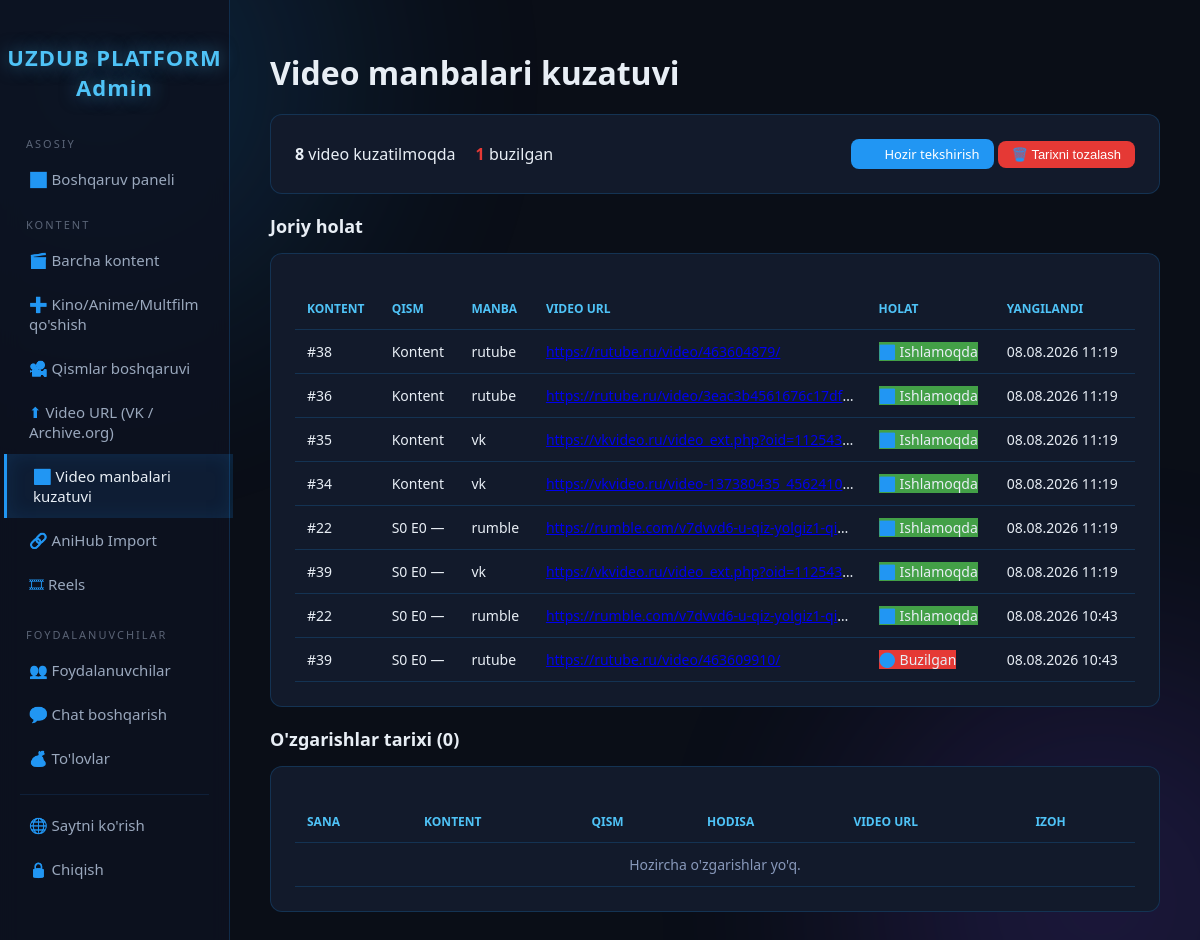
The page /admin/video_sources.php (signed in) on the database its author committed.
### tables this page shows
CREATE TABLE IF NOT EXISTS video_source_state (
    id INT AUTO_INCREMENT PRIMARY KEY,
    episode_id INT NOT NULL DEFAULT 0,
    content_id INT NOT NULL DEFAULT 0,
    source_type VARCHAR(20) DEFAULT NULL,
    video_url VARCHAR(500) DEFAULT NULL,
    hls TEXT DEFAULT NULL,
    status VARCHAR(20) DEFAULT 'unknown',
    updated_at TIMESTAMP DEFAULT CURRENT_TIMESTAMP ON UPDATE CURRENT_TIMESTAMP,
    UNIQUE KEY uq_ep_content (episode_id, content_id)
);

### includes/functions.php (called while the page is built, shortened)
<?php
function e($str) {
    return htmlspecialchars($str ?? '', ENT_QUOTES, 'UTF-8');
}

### admin/video_sources.php (the view, shortened to what this page needs)
<?php
require_once __DIR__ . '/../includes/functions.php';
include __DIR__ . '/includes/admin_header.php';
$logs = $pdo->query("
    SELECT l.*, c.title AS content_title, e.season, e.episode_number, e.title AS episode_title
    FROM video_source_log l
    LEFT JOIN content c ON c.id = l.content_id
    LEFT JOIN episodes e ON e.id = l.episode_id
    ORDER BY l.created_at DESC
    LIMIT 200
")->fetchAll();
$states = $pdo->query("
    SELECT s.*, c.title AS content_title, e.season, e.episode_number, e.title AS episode_title
    FROM video_source_state s
    LEFT JOIN content c ON c.id = s.content_id
    LEFT JOIN episodes e ON e.id = s.episode_id
    ORDER BY s.updated_at DESC
")->fetchAll();
$status_bad = 0;
foreach ($states as $s) if ($s['status'] === 'broken') $status_bad++;
?>
<h1>Video manbalari kuzatuvi</h1>
<div class="card-box">
    <div style="display:flex;gap:20px;flex-wrap:wrap;align-items:center;">
        <div><strong><?php echo count($states); ?></strong> video kuzatilmoqda</div>
        <div><strong style="color:<?php echo $status_bad ? '#e53935' : '#43a047'; ?>;"><?php echo $status_bad; ?></strong> buzilgan</div>
        <div style="margin-left:auto;">
            <a href="../api/video-source-check.php" target="_blank" class="btn btn-sm">▶️ Hozir tekshirish</a>
            <form method="post" style="display:inline;" onsubmit="return confirm('Xabarlar tarixini tozalaysizmi?');">
                <button type="submit" name="clear_log" value="1" class="btn btn-sm btn-danger">🗑️ Tarixni tozalash</button>
            </form>
        </div>
    </div>
</div>
<h2 style="font-size:18px;">Joriy holat</h2>
<div class="card-box">
<table>
    <tr><th>Kontent</th><th>Qism</th><th>Manba</th><th>Video URL</th><th>Holat</th><th>Yangilandi</th></tr>
    <?php foreach ($states as $s): ?>
    <tr>
        <td><?php echo e($s['content_title'] ?: ('#' . $s['content_id'])); ?></td>
        <td><?php echo $s['episode_id'] ? ('S' . (int)$s['season'] . ' E' . (int)$s['episode_number'] . ' — ' . e($s['episode_title'])) : 'Kontent'; ?></td>
        <td><?php echo e($s['source_type']); ?></td>
        <td style="max-width:320px;overflow:hidden;text-overflow:ellipsis;white-space:nowrap;">
            <a href="<?php echo e($s['video_url']); ?>" target="_blank" title="<?php echo e($s['video_url']); ?>"><?php echo e($s['video_url']); ?></a>
        </td>
        <td>
            <?php if ($s['status'] === 'ok'): ?><span class="badge" style="background:#43a047;">✅ Ishlamoqda</span>
            <?php elseif ($s['status'] === 'broken'): ?><span class="badge" style="background:#e53935;">🔴 Buzilgan</span>
            <?php else: ?><span class="badge" style="background:#546e7a;">Noma'lum</span><?php endif; ?>
        </td>
        <td><?php echo date('d.m.Y H:i', strtotime($s['updated_at'])); ?></td>
    </tr>
    <?php endforeach; ?>
</table>
</div>
<h2 style="font-size:18px;">O'zgarishlar tarixi (<?php echo count($logs); ?>)</h2>
<div class="card-box">
<table>
    <tr><th>Sana</th><th>Kontent</th><th>Qism</th><th>Hodisa</th><th>Video URL</th><th>Izoh</th></tr>
    <?php if (!$logs): ?>
    <tr><td colspan="6" style="text-align:center;color:#8899bb;">Hozircha o'zgarishlar yo'q.</td></tr>
    <?php endif; ?>
</table>
</div>
<?php include __DIR__ . '/includes/admin_footer.php'; ?>

### admin/includes/admin_header.php (shortened to what this page needs)
<?php
require_once __DIR__ . '/../../includes/functions.php';
$current = basename($_SERVER['PHP_SELF']);
?>
<!DOCTYPE html>
<html lang="uz">
<head>
<link rel="stylesheet" href="css/admin.css">
<link rel="stylesheet" href="../css/emoji-blue.css">
</head>
<body>
<div class="admin-wrap">
    <aside class="sidebar">
        <h2>UZDUB PLATFORM Admin</h2>
        <div class="side-group">Asosiy</div>
        <a href="dashboard.php" class="<?php echo $current=='dashboard.php'?'active':''; ?>">&#128202; Boshqaruv paneli</a>
        <div class="side-group">Kontent</div>
        <a href="list_content.php" class="<?php echo $current=='list_content.php'?'active':''; ?>">&#127916; Barcha kontent</a>
        <a href="add_content.php" class="<?php echo $current=='add_content.php'?'active':''; ?>">&#10133; Kino/Anime/Multfilm qo'shish</a>
        <a href="episodes.php" class="<?php echo $current=='episodes.php'?'active':''; ?>">&#127909; Qismlar boshqaruvi</a>
        <a href="video_upload.php" class="<?php echo $current=='video_upload.php'?'active':''; ?>">&#11014; Video URL (VK / Archive.org)</a>
        <a href="video_sources.php" class="<?php echo $current=='video_sources.php'?'active':''; ?>">&#128260; Video manbalari kuzatuvi</a>
        <a href="anihub_import.php" class="<?php echo $current=='anihub_import.php'?'active':''; ?>">&#128279; AniHub Import</a>
        <a href="reels.php" class="<?php echo $current=='reels.php'?'active':''; ?>">&#127902; Reels</a>
        <div class="side-group">Foydalanuvchilar</div>
        <a href="users.php" class="<?php echo $current=='users.php'?'active':''; ?>">&#128101; Foydalanuvchilar</a>
        <a href="chat.php" class="<?php echo $current=='chat.php'?'active':''; ?>">&#128172; Chat boshqarish</a>
        <a href="payments.php" class="<?php echo $current=='payments.php'?'active':''; ?>">&#128176; To'lovlar
        </a>
        <div class="side-sep"></div>
        <a href="../index.php" target="_blank">&#127760; Saytni ko'rish</a>
        <a href="logout.php">&#128274; Chiqish</a>
    </aside>
    <main class="main-content">

### admin/includes/admin_footer.php
    </main>
</div>
</body>
</html>

### admin/css/admin.css (style rules this page uses)
:root { --bg-dark: #0a0e17; --blue-primary: #2196f3; --blue-glow: #4fc3f7; --card-bg: #121a2b; --text-light: #e8eef5; --text-muted: #9aa8bd; --border: rgba(33,150,243,0.2); }
* { box-sizing: border-box; }
body { background: var(--bg-dark); color: var(--text-light); font-family: 'Segoe UI', Arial, sans-serif; margin: 0; position: relative; overflow-x: hidden; }
body::before, body::after { content: ''; position: fixed; width: 480px; height: 480px; border-radius: 50%; filter: blur(120px); opacity: 0.16; z-index: 0; pointer-events: none; animation: adminOrbFloat 16s ease-in-out infinite alternate; }
body::before { background: var(--blue-primary); top: -160px; left: -140px; }
body::after { background: #7c4dff; bottom: -180px; right: -140px; animation-delay: -8s; }
.admin-wrap { display: flex; min-height: 100vh; position: relative; z-index: 1; }
.sidebar { width: 230px; background: rgba(13,18,32,0.85); backdrop-filter: blur(10px); border-right: 1px solid var(--border); padding: 24px 0; flex-shrink: 0; animation: adminSlideIn .5s ease both; }
.sidebar h2 { color: var(--blue-glow); text-align: center; margin-bottom: 30px; font-size: 22px; letter-spacing: 1px; text-shadow: 0 0 18px rgba(79,195,247,0.5); }
.sidebar a { display: block; padding: 12px 26px; color: var(--text-muted); text-decoration: none; font-size: 15px; border-left: 3px solid transparent; transition: all .2s ease; position: relative; }
.sidebar a:hover, .sidebar a.active { color: var(--text-light); background: rgba(33,150,243,0.1); border-left-color: var(--blue-primary); transform: translateX(4px); }
.sidebar a.active { box-shadow: inset 0 0 20px rgba(33,150,243,0.12); }
.main-content { flex: 1; padding: 30px 40px; position: relative; z-index: 1; animation: adminFadeUp .45s ease both; }
.main-content h1 { margin-bottom: 20px; }
.card-box { background: var(--card-bg); border: 1px solid var(--border); border-radius: 12px; padding: 24px; margin-bottom: 20px; transition: transform .25s ease, border-color .25s ease, box-shadow .25s ease; }
.btn { display: inline-block; padding: 10px 24px; background: var(--blue-primary); color: #fff; border: none; border-radius: 8px; cursor: pointer; text-decoration: none; font-size: 14px; margin-top: 18px; transition: transform .2s ease, box-shadow .2s ease, background .2s ease; }
.btn-danger { background: #e53935; }
.btn-sm { padding: 6px 14px; font-size: 13px; margin: 0; }
table { width: 100%; border-collapse: collapse; margin-top: 10px; }
th, td { padding: 12px; text-align: left; border-bottom: 1px solid var(--border); font-size: 14px; }
th { color: var(--blue-glow); text-transform: uppercase; font-size: 12px; }
tr { transition: background .2s ease; }
.side-group { padding: 16px 26px 6px; font-size: 11px; text-transform: uppercase; letter-spacing: 2px; color: rgba(154,168,189,0.55); user-select: none; }
.side-group:first-of-type { padding-top: 4px; }
.side-sep { border-top: 1px solid rgba(33,150,243,0.12); margin: 14px 20px 8px; }

### css/emoji-blue.css (style rules this page uses)
:root { --emoji-blue-filter: url(#emoji-blue-fm); }

### rows shown on the page
video_source_state: content_id "#38", shows "Kontent", source_type "rutube", status "✅ Ishlamoqda", updated_at "08.08.2026 11:19"
video_source_state: content_id "#36", shows "Kontent", source_type "rutube", video_url "https://rutube.ru/video/3eac3b4561676c17df…", status "✅ Ishlamoqda", updated_at "08.08.2026 11:19"
video_source_state: content_id "#35", shows "Kontent", source_type "vk", video_url "https://vkvideo.ru/video_ext.php?oid=112543…", status "✅ Ishlamoqda", updated_at "08.08.2026 11:19"
video_source_state: content_id "#34", shows "Kontent", source_type "vk", video_url "https://vkvideo.ru/video-137380435_4562410…", status "✅ Ishlamoqda", updated_at "08.08.2026 11:19"
video_source_state: content_id "#22", season "0", episode_number "0", source_type "rumble", video_url "https://rumble.com/v7dvvd6-u-qiz-yolgiz1-qi…", status "✅ Ishlamoqda", updated_at "08.08.2026 11:19"
video_source_state: content_id "#39", season "0", episode_number "0", source_type "vk", video_url "https://vkvideo.ru/video_ext.php?oid=112543…", status "✅ Ishlamoqda", updated_at "08.08.2026 11:19"
video_source_state: content_id "#22", season "0", episode_number "0", source_type "rumble", video_url "https://rumble.com/v7dvvd6-u-qiz-yolgiz1-qi…", status "✅ Ishlamoqda", updated_at "08.08.2026 10:43"
video_source_state: content_id "#39", season "0", episode_number "0", source_type "rutube", status "🔴 Buzilgan", updated_at "08.08.2026 10:43"

### other values the page prints
count($states) "8"
$status_bad "1"
count($logs) "0"
